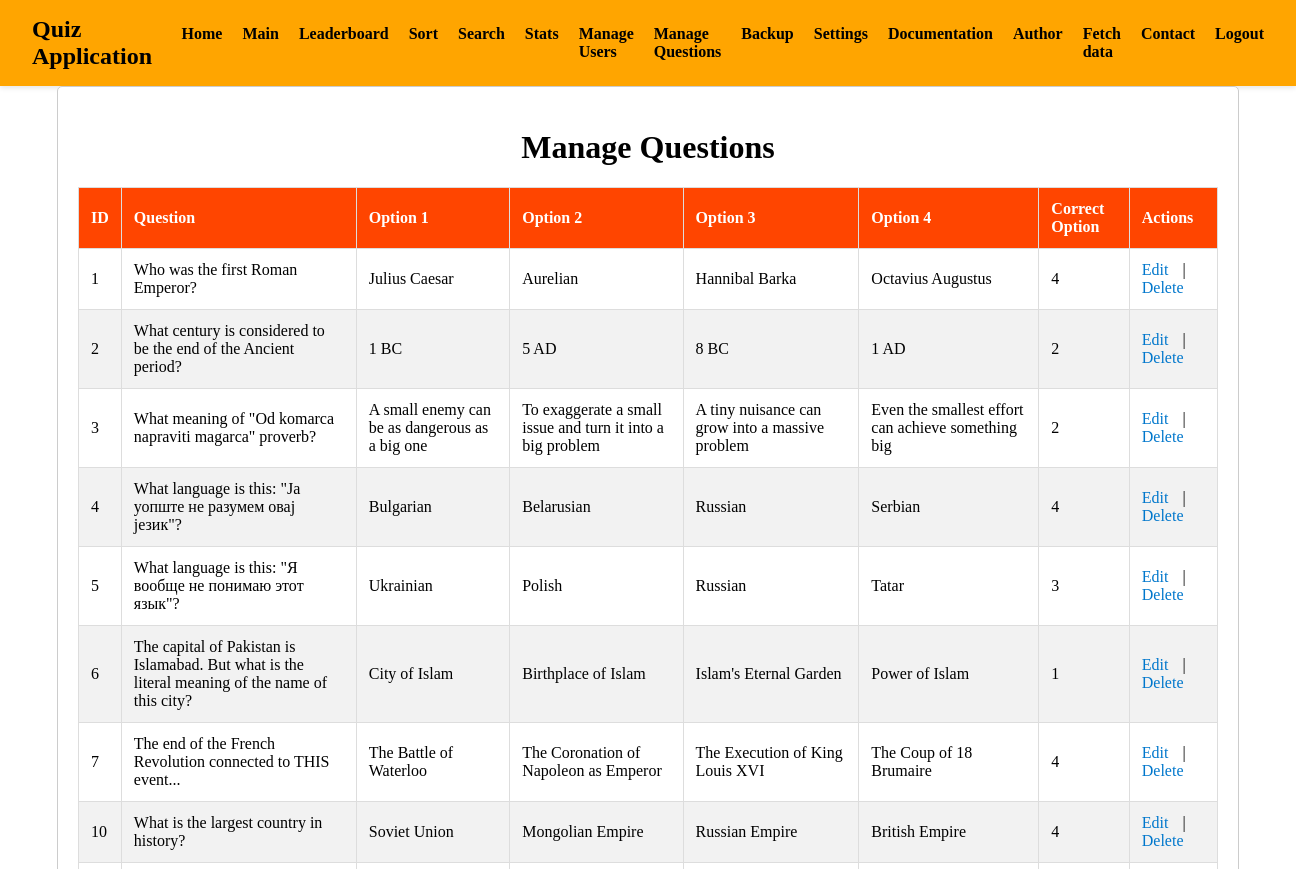
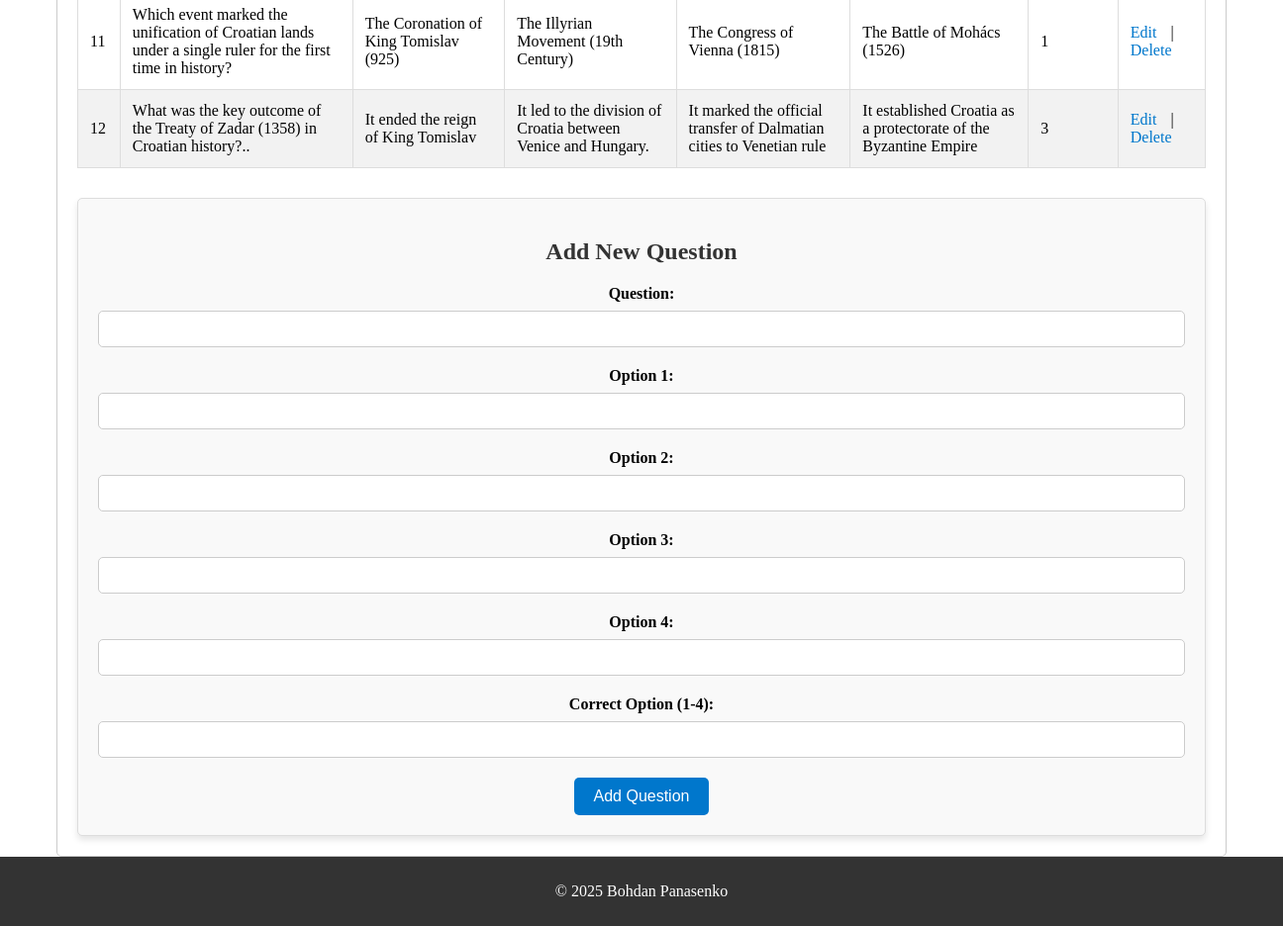
/admin/manage_questions.php (signed in), run on the app's committed database (2 pictures, top to bottom).
### tables this page shows
CREATE TABLE `questions` (
  `id` int(11) NOT NULL AUTO_INCREMENT,
  `question` text NOT NULL,
  `option1` text NOT NULL,
  `option2` text NOT NULL,
  `option3` text NOT NULL,
  `option4` text NOT NULL,
  `correct_option` int(11) NOT NULL,
  PRIMARY KEY (`id`),
  FULLTEXT KEY `question` (`question`,`option1`,`option2`,`option3`,`option4`)
);

### admin/manage_questions.php (the view, shortened to what this page needs)
<?php
include 'templates/header_admin.tpl.php';
?>
<?php
$sql = "SELECT id, question, option1, option2, option3, option4, correct_option FROM questions";
$result = $db->query($sql);
?>
    <main>
            <h1>Manage Questions</h1>
            <table>
                <thead>
                    <tr>
                        <th>ID</th>
                        <th>Question</th>
                        <th>Option 1</th>
                        <th>Option 2</th>
                        <th>Option 3</th>
                        <th>Option 4</th>
                        <th>Correct Option</th>
                        <th>Actions</th>
                    </tr>
                </thead>
                <tbody>
                    <?php if ($result->num_rows > 0): ?>
                        <?php while ($row = $result->fetch_assoc()): ?>
                            <tr>
                                <td><?php echo htmlspecialchars($row['id']); ?></td>
                                <td><?php echo htmlspecialchars($row['question']); ?></td>
                                <td><?php echo htmlspecialchars($row['option1']); ?></td>
                                <td><?php echo htmlspecialchars($row['option2']); ?></td>
                                <td><?php echo htmlspecialchars($row['option3']); ?></td>
                                <td><?php echo htmlspecialchars($row['option4']); ?></td>
                                <td><?php echo htmlspecialchars($row['correct_option']); ?></td>
                                <td>
                                    <a href="edit_question.php?id=<?php echo $row['id']; ?>">Edit</a> |
                                    <a href="delete_question.php?id=<?php echo $row['id']; ?>" onclick="return confirm('Are you sure you want to delete this question?')">Delete</a>
                                </td>
                            </tr>
                        <?php endwhile; ?>
                    <?php else: ?>
                        <tr>
                            <td colspan="8">No questions found.</td>
                        </tr>
                    <?php endif; ?>
                </tbody>
            </table>
            <form action="" method="POST" class="add-question-form">
                <h2>Add New Question</h2>
                <label>Question:</label>
                <input type="text" name="question" required>
                <label>Option 1:</label>
                <input type="text" name="option1" required>
                <label>Option 2:</label>
                <input type="text" name="option2" required>
                <label>Option 3:</label>
                <input type="text" name="option3" required>
                <label>Option 4:</label>
                <input type="text" name="option4" required>
                <label>Correct Option (1-4):</label>
                <input type="number" name="correct_option" min="1" max="4" required>
                <button type="submit">Add Question</button>
            </form>
    </main>
    <?php
include 'templates/footer_admin.tpl.php';
?>
    <link rel="stylesheet" href="../assets/css/manage_questions.css">

### assets/css/styles.css (style rules this page uses)
html, body { height: 100%; margin: 0; display: flex; flex-direction: column; }
main { padding: 20px; background-color: #ffffff; border: 1px solid #ccc; border-radius: 5px; max-width: 800px; margin: auto; text-align: center; flex-grow: 1; margin-top: auto; }
table { width: 100%; border-collapse: collapse; background: white; margin: 1rem 0; }
th, td { padding: 12px; text-align: left; border-bottom: 1px solid #ddd; }
th { background-color: #f8f9fa; font-weight: 600; }
@media (min-width: 1200px) { main { max-width: 1140px; } }

### assets/css/manage_questions.css (style rules this page uses)
table { width: 100%; border-collapse: collapse; margin-top: 20px; }
table th, table td { padding: 12px; border: 1px solid #ddd; text-align: left; }
table th { background-color: orangered; color: white; }
table tr:nth-child(even) { background-color: #f2f2f2; }
table td a { color: #0077cc; text-decoration: none; margin-right: 10px; }
.add-question-form { margin-top: 30px; padding: 20px; background-color: #f9f9f9; border: 1px solid #ddd; border-radius: 5px; box-shadow: 0 4px 6px rgba(0, 0, 0, 0.1); }
.add-question-form h2 { margin-bottom: 20px; font-size: 1.5rem; color: #333; }
.add-question-form label { display: block; margin-bottom: 8px; font-weight: bold; }
.add-question-form input[type="text"], .add-question-form input[type="number"] { width: 100%; padding: 10px; margin-bottom: 20px; border: 1px solid #ccc; border-radius: 5px; box-sizing: border-box; }
.add-question-form button { background-color: #0077cc; color: white; padding: 10px 20px; border: none; border-radius: 5px; cursor: pointer; font-size: 1rem; }

### data on the page
questions: id "1", question "Who was the first Roman Emperor?", option1 "Julius Caesar", option2 "Aurelian", option3 "Hannibal Barka", option4 "Octavius Augustus", correct_option "4"
questions: id "2", question "What century is considered to be the end of the Ancient period?", option1 "1 BC", option2 "5 AD", option3 "8 BC", option4 "1 AD", correct_option "2"
questions: id "3", question "What meaning of \"Od komarca napraviti magarca\" proverb?", option1 "A small enemy can be as dangerous as a big one", option2 "To exaggerate a small issue and turn it into a big problem", option3 "A tiny nuisance can grow into a massive problem", option4 "Even the smallest effort can achieve something big", correct_option "2"
questions: id "4", question "What language is this: \"Ја уопште не разумем овај језик\"?", option1 "Bulgarian", option2 "Belarusian", option3 "Russian", option4 "Serbian", correct_option "4"
questions: id "5", question "What language is this: \"Я вообще не понимаю этот язык\"?", option1 "Ukrainian", option2 "Polish", option3 "Russian", option4 "Tatar", correct_option "3"
questions: id "6", question "The capital of Pakistan is Islamabad. But what is the literal meaning of the name of this city?", option1 "City of Islam", option2 "Birthplace of Islam", option3 "Islam's Eternal Garden", option4 "Power of Islam", correct_option "1"
questions: id "7", question "The end of the French Revolution connected to THIS event...", option1 "The Battle of Waterloo", option2 "The Coronation of Napoleon as Emperor", option3 "The Execution of King Louis XVI", option4 "The Coup of 18 Brumaire", correct_option "4"
questions: id "10", question "What is the largest country in history?", option1 "Soviet Union", option2 "Mongolian Empire", option3 "Russian Empire", option4 "British Empire", correct_option "4"
questions: id "11", question "Which event marked the unification of Croatian lands under a single ruler for the first time in history?", option1 "The Coronation of King Tomislav (925)", option2 "The Illyrian Movement (19th Century)", option3 "The Congress of Vienna (1815)", option4 "The Battle of Mohács (1526)", correct_option "1"
questions: id "12", question "What was the key outcome of the Treaty of Zadar (1358) in Croatian history?..", option1 "It ended the reign of King Tomislav", option2 "It led to the division of Croatia between Venice and Hungary.", option3 "It marked the official transfer of Dalmatian cities to Venetian rule", option4 "It established Croatia as a protectorate of the Byzantine Empire", correct_option "3"
